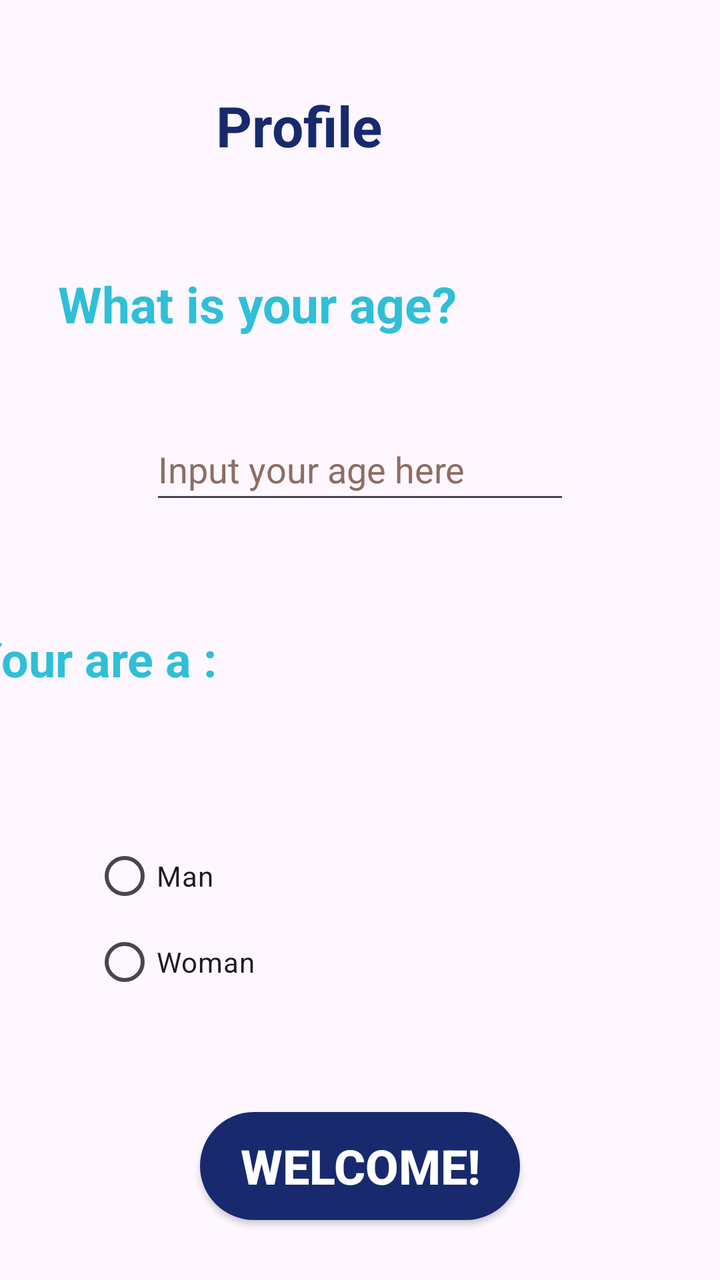
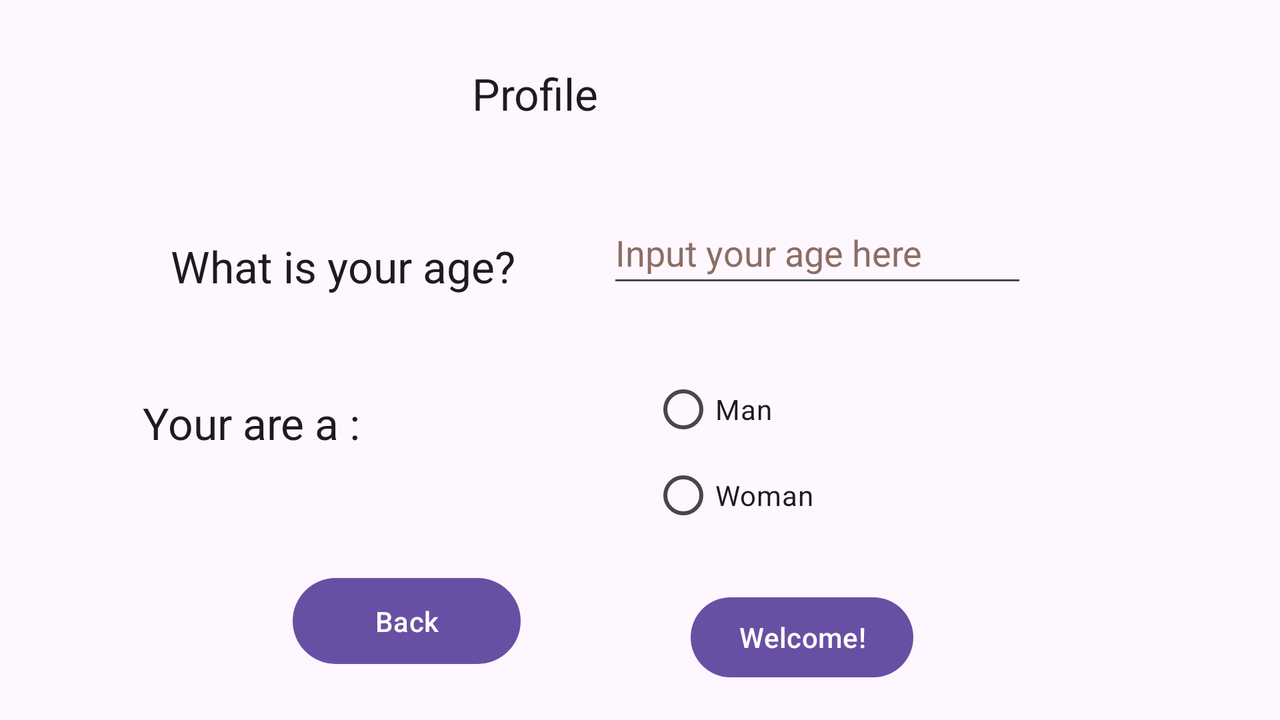

Compare how this app lays out the same screen by default and in its alternative resource folder. The renders come first, then the two layout files and the values they reference.
<!-- AndroidManifest.xml: application theme Theme.ProjetAndroid_Recettes -->
<!-- res/layout/activity_inscription.xml -->
<?xml version="1.0" encoding="utf-8"?>
<androidx.constraintlayout.widget.ConstraintLayout xmlns:android="http://schemas.android.com/apk/res/android"
    xmlns:app="http://schemas.android.com/apk/res-auto"
    xmlns:tools="http://schemas.android.com/tools"
    android:layout_width="match_parent"
    android:layout_height="match_parent"
    tools:context=".Inscription">

    <TextView
        android:id="@+id/lblProfile"
        android:layout_width="126dp"
        android:layout_height="55dp"
        android:layout_marginStart="20dp"
        android:layout_marginTop="44dp"
        android:layout_marginEnd="20dp"
        android:textColor="@color/bg_primary"
        android:text="@string/lblProfile"
        android:textSize="28sp"
        app:layout_constraintEnd_toEndOf="parent"
        app:layout_constraintHorizontal_bias="0.453"
        app:layout_constraintStart_toStartOf="parent"
        app:layout_constraintTop_toTopOf="parent"
        tools:textStyle="bold"/>

    <TextView
        android:id="@+id/lblAge"
        android:layout_width="246dp"
        android:layout_height="38dp"
        android:layout_marginTop="36dp"
        android:text="@string/lblAge"
        android:textColor="@color/text_primary"
        android:textSize="25sp"
        android:textStyle="bold"
        app:layout_constraintEnd_toEndOf="parent"
        app:layout_constraintHorizontal_bias="0.254"
        app:layout_constraintStart_toStartOf="parent"
        app:layout_constraintTop_toBottomOf="@+id/lblProfile"
        tools:ignore="TextSizeCheck" />

    <TextView
        android:id="@+id/lblSex"
        android:layout_width="233dp"
        android:layout_height="49dp"
        android:layout_marginStart="37dp"
        android:layout_marginTop="56dp"
        android:layout_marginEnd="141dp"
        android:text="@string/lblSex"
        android:textColor="@color/text_primary"
        android:textSize="24sp"
        android:textStyle="bold"
        app:layout_constraintEnd_toEndOf="parent"
        app:layout_constraintHorizontal_bias="1.0"
        app:layout_constraintStart_toStartOf="parent"
        app:layout_constraintTop_toBottomOf="@+id/editAge" />

    <androidx.appcompat.widget.AppCompatButton
        android:id="@+id/btnWelcome"
        style="@style/btnBF"
        android:layout_width="160dp"
        android:layout_height="54dp"
        android:layout_marginStart="100dp"
        android:layout_marginTop="56dp"
        android:layout_marginEnd="100dp"
        android:onClick="submitUserInfo"
        android:text="@string/btnWelcome"
        app:layout_constraintEnd_toEndOf="parent"
        app:layout_constraintHorizontal_bias="0.46"
        app:layout_constraintStart_toStartOf="parent"
        app:layout_constraintTop_toBottomOf="@+id/radioGpGender" />

    <EditText
        android:id="@+id/editAge"
        android:layout_width="wrap_content"
        android:layout_height="wrap_content"
        android:layout_marginTop="36dp"
        android:ems="10"
        android:hint="@string/editAge"
        android:importantForAutofill="no"
        android:inputType="number"
        android:minHeight="48dp"
        android:textColorHint="#8D6E63"
        app:layout_constraintEnd_toEndOf="parent"
        app:layout_constraintStart_toStartOf="parent"
        app:layout_constraintTop_toBottomOf="@+id/lblAge"
        tools:ignore="LabelFor,TextContrastCheck" />

    <androidx.appcompat.widget.AppCompatButton
        android:id="@+id/btnBack"
        style="@style/btnBC"
        android:layout_width="147dp"
        android:layout_height="48dp"
        android:layout_marginTop="36dp"
        android:onClick="onClick"
        android:text="@string/btnBack"
        app:layout_constraintEnd_toEndOf="parent"
        app:layout_constraintHorizontal_bias="0.491"
        app:layout_constraintStart_toStartOf="parent"
        app:layout_constraintTop_toBottomOf="@+id/btnWelcome" />

    <RadioGroup
        android:id="@+id/radioGpGender"
        android:layout_width="114dp"
        android:layout_height="86dp"
        android:layout_marginTop="52dp"
        app:layout_constraintEnd_toEndOf="parent"
        app:layout_constraintHorizontal_bias="0.188"
        app:layout_constraintStart_toStartOf="parent"
        app:layout_constraintTop_toBottomOf="@+id/lblSex"
        tools:ignore="TextSizeCheck"
        tools:textStyle="bold">

        <RadioButton
            android:id="@+id/rdBtnMan"
            android:layout_width="match_parent"
            android:layout_height="wrap_content"
            android:text="@string/rdBtnMan" />

        <RadioButton
            android:id="@+id/rdBtnWoman"
            android:layout_width="match_parent"
            android:layout_height="wrap_content"
            android:minHeight="48dp"
            android:text="@string/rdBtnWoman"
            tools:ignore="TouchTargetSizeCheck" />

    </RadioGroup>

</androidx.constraintlayout.widget.ConstraintLayout>
<!-- resources referenced by this layout -->
<resources>
  <color name="bg_primary">#182a6d</color>
  <color name="text_primary">#2fbfd7</color>
  <string name="btnBack">Back</string>
  <string name="btnWelcome">Welcome!</string>
  <string name="editAge">Input your age here</string>
  <string name="lblAge">What is your age?</string>
  <string name="lblProfile">Profile</string>
  <string name="lblSex">Your are a : </string>
  <string name="rdBtnMan">Man</string>
  <string name="rdBtnWoman">Woman</string>
  <style name="btnBC" parent="TextAppearance.AppCompat.Button">
          <item name="android:background">@drawable/btn_bg_blue_c</item>
          <item name="android:textColor">@color/white</item>
          <item name="android:textSize">24sp</item>
          <item name="android:textStyle">bold</item>
      </style>
  <style name="btnBF" parent="TextAppearance.AppCompat.Button">
          <item name="android:background">@drawable/btn_bg_blue_f</item>
          <item name="android:textColor">@color/white</item>
          <item name="android:textSize">24sp</item>
          <item name="android:textStyle">bold</item>
      </style>
  <style name="Theme.ProjetAndroid_Recettes" parent="Base.Theme.ProjetAndroid_Recettes" />
  <!-- drawable btn_bg_blue_c (drawable) -->
  <?xml version="1.0" encoding="utf-8"?>
  <selector xmlns:android="http://schemas.android.com/apk/res/android">
      <item android:drawable="@drawable/bg_blue_c_hover" android:state_pressed="true" />
      <item android:drawable="@drawable/bg_blue_c" android:state_pressed="false" />
  </selector>
  <color name="white">#FFFFFF</color>
  <!-- drawable btn_bg_blue_f (drawable) -->
  <?xml version="1.0" encoding="utf-8"?>
  <selector xmlns:android="http://schemas.android.com/apk/res/android">
      <item android:drawable="@drawable/bg_blue_f_hover" android:state_pressed="true" />
      <item android:drawable="@drawable/bg_blue_f" android:state_pressed="false" />
  </selector>
  <style name="Base.Theme.ProjetAndroid_Recettes" parent="Theme.Material3.DayNight.NoActionBar">
          
          
      </style>
  <!-- drawable bg_blue_c_hover (drawable) -->
  <?xml version="1.0" encoding="utf-8"?>
  <selector xmlns:android="http://schemas.android.com/apk/res/android">
      <item>
          <shape android:shape="rectangle">
              <corners android:radius="50dp" />
              <solid android:color="@color/bg_secondary_hover" />
          </shape>
      </item>
  </selector>
  <!-- drawable bg_blue_c (drawable) -->
  <?xml version="1.0" encoding="utf-8"?>
  <selector xmlns:android="http://schemas.android.com/apk/res/android">
  
          <item>
              <shape android:shape="rectangle">
                  <corners android:radius="50dp" />
                  <solid android:color="@color/bg_secondary" />
                  
              </shape>
          </item>
  </selector>
  <!-- drawable bg_blue_f_hover (drawable) -->
  <?xml version="1.0" encoding="utf-8"?>
  <selector xmlns:android="http://schemas.android.com/apk/res/android">
      <item>
          <shape android:shape="rectangle">
              <corners android:radius="50dp" />
              <solid android:color="@color/bg_primary_hover" />
          </shape>
      </item>
  </selector>
  <!-- drawable bg_blue_f (drawable) -->
  <?xml version="1.0" encoding="utf-8"?>
  <selector xmlns:android="http://schemas.android.com/apk/res/android">
      <item>
          <shape android:shape="rectangle">
              <corners android:radius="50dp" />
              <solid android:color="@color/bg_primary" />
          </shape>
      </item>
  </selector>
  <color name="bg_secondary_hover">#078FC6</color>
  <color name="bg_secondary">#149cd4</color>
  <color name="bg_primary_hover">#081957</color>
</resources>
<!-- res/layout-land/activity_inscription.xml (the repository's variant of the layout above) -->
<!-- drawn on the phone turned sideways -->
<?xml version="1.0" encoding="utf-8"?>
<androidx.constraintlayout.widget.ConstraintLayout xmlns:android="http://schemas.android.com/apk/res/android"
    xmlns:app="http://schemas.android.com/apk/res-auto"
    xmlns:tools="http://schemas.android.com/tools"
    android:layout_width="match_parent"
    android:layout_height="match_parent"
    tools:context=".Inscription">

    <TextView
        android:id="@+id/lblProfile"
        android:layout_width="126dp"
        android:layout_height="55dp"
        android:layout_marginStart="20dp"
        android:layout_marginTop="32dp"
        android:layout_marginEnd="20dp"
        android:text="@string/lblProfile"
        android:textAppearance="@style/TextAppearance.AppCompat.Large"
        app:layout_constraintEnd_toEndOf="parent"
        app:layout_constraintHorizontal_bias="0.456"
        app:layout_constraintStart_toStartOf="parent"
        app:layout_constraintTop_toTopOf="parent" />

    <TextView
        android:id="@+id/lblAge"
        android:layout_width="191dp"
        android:layout_height="31dp"
        android:layout_marginTop="24dp"
        android:text="@string/lblAge"
        android:textAppearance="@style/TextAppearance.AppCompat.Large"
        app:layout_constraintBottom_toBottomOf="parent"
        app:layout_constraintEnd_toEndOf="parent"
        app:layout_constraintHorizontal_bias="0.19"
        app:layout_constraintStart_toStartOf="parent"
        app:layout_constraintTop_toBottomOf="@+id/lblProfile"
        app:layout_constraintVertical_bias="0.033"
        tools:ignore="TextSizeCheck" />

    <TextView
        android:id="@+id/lblSex"
        android:layout_width="233dp"
        android:layout_height="49dp"
        android:layout_marginTop="48dp"
        android:layout_marginEnd="200dp"
        android:text="@string/lblSex"
        android:textAppearance="@style/TextAppearance.AppCompat.Large"
        app:layout_constraintBottom_toBottomOf="parent"
        app:layout_constraintEnd_toEndOf="parent"
        app:layout_constraintHorizontal_bias="0.345"
        app:layout_constraintStart_toStartOf="parent"
        app:layout_constraintTop_toBottomOf="@+id/editAge"
        app:layout_constraintVertical_bias="0.0" />

    <Button
        android:id="@+id/btnWelcome"
        android:layout_width="wrap_content"
        android:layout_height="wrap_content"
        android:layout_marginEnd="100dp"
        android:onClick="regime"
        android:text="@string/btnWelcome"
        app:layout_constraintBottom_toBottomOf="parent"
        app:layout_constraintEnd_toEndOf="parent"
        app:layout_constraintHorizontal_bias="0.504"
        app:layout_constraintStart_toEndOf="@+id/btnBack"
        app:layout_constraintTop_toBottomOf="@+id/radioGpGender"
        app:layout_constraintVertical_bias="0.619" />

    <EditText
        android:id="@+id/editAge"
        android:layout_width="wrap_content"
        android:layout_height="wrap_content"
        android:ems="10"
        android:hint="@string/editAge"
        android:importantForAutofill="no"
        android:inputType="number"
        android:minHeight="48dp"
        android:textColorHint="#8D6E63"
        app:layout_constraintBottom_toTopOf="@+id/radioGpGender"
        app:layout_constraintEnd_toEndOf="parent"
        app:layout_constraintHorizontal_bias="0.706"
        app:layout_constraintStart_toStartOf="parent"
        app:layout_constraintTop_toTopOf="parent"
        app:layout_constraintVertical_bias="0.759"
        tools:ignore="LabelFor" />

    <Button
        android:id="@+id/btnBack"
        android:layout_width="114dp"
        android:layout_height="51dp"
        android:layout_marginBottom="24dp"
        android:onClick="onClick"
        android:text="@string/btnBack"
        app:layout_constraintBottom_toBottomOf="parent"
        app:layout_constraintEnd_toEndOf="parent"
        app:layout_constraintHorizontal_bias="0.278"
        app:layout_constraintStart_toStartOf="parent"
        app:layout_constraintTop_toBottomOf="@+id/lblSex"
        app:layout_constraintVertical_bias="1.0" />

    <RadioGroup
        android:id="@+id/radioGpGender"
        android:layout_width="114dp"
        android:layout_height="86dp"
        app:layout_constraintBottom_toBottomOf="parent"
        app:layout_constraintEnd_toEndOf="parent"
        app:layout_constraintHorizontal_bias="0.619"
        app:layout_constraintStart_toStartOf="parent"
        app:layout_constraintTop_toBottomOf="@+id/lblProfile"
        tools:ignore="TextSizeCheck">

        <RadioButton
            android:id="@+id/rdBtnMan"
            android:layout_width="match_parent"
            android:layout_height="wrap_content"
            android:text="@string/rdBtnMan" />

        <RadioButton
            android:id="@+id/rdBtnWoman2"
            android:layout_width="match_parent"
            android:layout_height="wrap_content"
            android:minHeight="48dp"
            android:text="@string/rdBtnWoman"
            tools:ignore="TouchTargetSizeCheck"
            tools:layout_editor_absoluteX="382dp"
            tools:layout_editor_absoluteY="315dp" />
    </RadioGroup>

</androidx.constraintlayout.widget.ConstraintLayout>
<!-- resources referenced by the variant -->
<!-- as the phone turned sideways resolves them -->
<resources>
  <string name="btnBack">Back</string>
  <string name="btnWelcome">Welcome!</string>
  <string name="editAge">Input your age here</string>
  <string name="lblAge">What is your age?</string>
  <string name="lblProfile">Profile</string>
  <string name="lblSex">Your are a : </string>
  <string name="rdBtnMan">Man</string>
  <string name="rdBtnWoman">Woman</string>
  <style name="Theme.ProjetAndroid_Recettes" parent="Base.Theme.ProjetAndroid_Recettes" />
  <style name="Base.Theme.ProjetAndroid_Recettes" parent="Theme.Material3.DayNight.NoActionBar">
          
          
      </style>
</resources>
